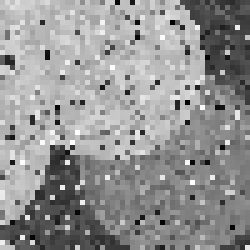
#> input picture Old exam/circly.png, 50 x 50 px, found by its file name (shown 5 times larger)
$ python MaximumLikelihood.py
#> lines starting #> are read from the running program, lines starting #| are printed output that depends on the picture
# -*- coding: utf-8 -*-
"""
Created on Fri May 20 16:00:02 2022

@author: danie
"""
import skimage.io
import matplotlib.pyplot as plt
import numpy as np

I = skimage.io.imread('C:/Users/hujo8/OneDrive/Advanced image analysis/Old exam/circly.png').astype(float)
#> I: shape (50, 50) float64; min 1, max 255, mean 146.9
#I = np.array([[1,2,6,4,10,8],[4,1,3,5,9,6],[5,2,3,5,4,7]])
mu = np.array([70, 120, 180], dtype=float)
beta = 100

U = (I.reshape(I.shape+(1,)) - mu.reshape(1,1,-1))**2
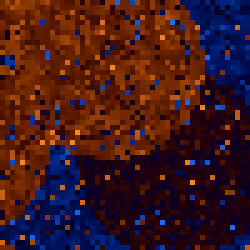
#> U: shape (50, 50, 3) float64 (shown 5 times larger); mean of channels 0, 1, 2 8584.8, 3391, 3758.4; drawn with min black and max white
S0 = np.argmin(U, axis=2)
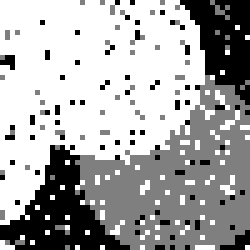
#> S0: shape (50, 50) int64 (shown 5 times larger); min 0, max 2, mean 1.32; drawn with min black and max white

prior = beta * ((S0[1:,:]!=S0[:-1,:]).sum() + (S0[:,1:]!=S0[:,:-1]).sum())
#> prior = 104300
likelihood = int(((mu[S0]-I)**2).sum())
#> likelihood = 883802

fig, ax = plt.subplots(1,2)
ax[0].imshow(I, cmap=plt.cm.gray, vmin=0, vmax=255)
ax[1].imshow(S0, cmap=plt.cm.jet, vmin=0, vmax=2)
print(f'Answer: {prior}')
#| Answer: 104300
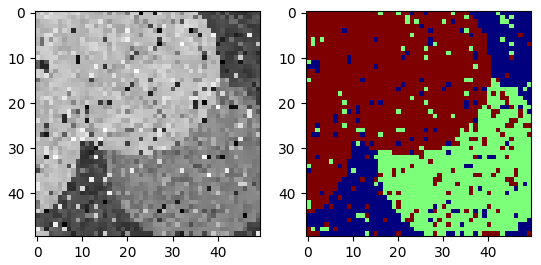
#> figure drawn by matplotlib, 2 panels

$ run again, with Old exam/bony.png copied over Old exam/circly.png
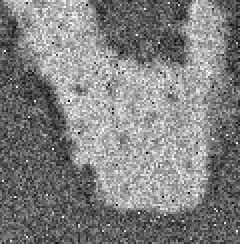
#> input picture Old exam/bony.png, 120 x 122 px, found by its file name (shown 2 times larger)
#> `S0 = np.argmin(U, axis=2)`:
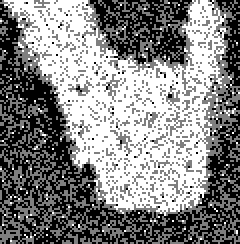
#> S0: shape (122, 120) int64 (shown 2 times larger); min 0, max 2, mean 1.05; drawn with min black and max white
#> prior = 1220100
#> likelihood = 5415641
#| Answer: 1220100
#> `print(f'Answer: {prior}')`:
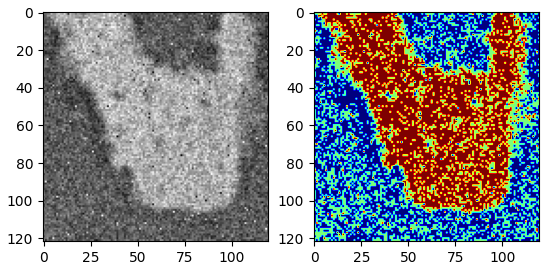
#> figure drawn by matplotlib, 2 panels

$ run again, with Old exam/frame.png copied over Old exam/circly.png
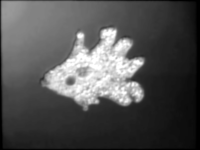
#> input picture Old exam/frame.png, 200 x 150 px, found by its file name
#> `S0 = np.argmin(U, axis=2)`:
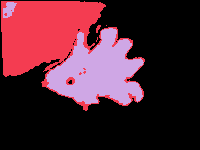
#> S0: shape (150, 200) int64; 3 distinct labels, from 0 to 2; one colour per label, 0 black
#> prior = 166500
#> likelihood = 35950920
#| Answer: 166500
#> `print(f'Answer: {prior}')`:
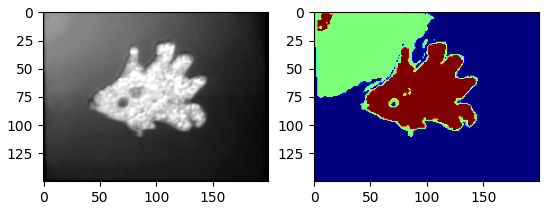
#> figure drawn by matplotlib, 2 panels
